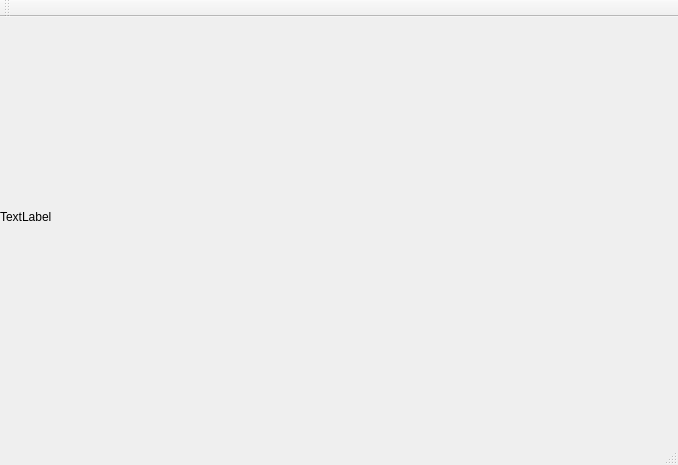
<?xml version="1.0" encoding="UTF-8"?>
<ui version="4.0">
 <class>MainWindow</class>
 <widget class="QMainWindow" name="MainWindow">
  <property name="geometry">
   <rect>
    <x>0</x>
    <y>0</y>
    <width>678</width>
    <height>465</height>
   </rect>
  </property>
  <property name="windowTitle">
   <string>MainWindow</string>
  </property>
  <widget class="QWidget" name="centralWidget">
   <widget class="QPushButton" name="pushButton">
    <property name="geometry">
     <rect>
      <x>290</x>
      <y>450</y>
      <width>92</width>
      <height>36</height>
     </rect>
    </property>
    <property name="text">
     <string>PushButton</string>
    </property>
   </widget>
   <widget class="QLabel" name="label">
    <property name="geometry">
     <rect>
      <x>0</x>
      <y>0</y>
      <width>500</width>
      <height>400</height>
     </rect>
    </property>
    <property name="text">
     <string>TextLabel</string>
    </property>
   </widget>
  </widget>
  <widget class="QMenuBar" name="menuBar">
   <property name="geometry">
    <rect>
     <x>0</x>
     <y>0</y>
     <width>678</width>
     <height>28</height>
    </rect>
   </property>
  </widget>
  <widget class="QToolBar" name="mainToolBar">
   <attribute name="toolBarArea">
    <enum>TopToolBarArea</enum>
   </attribute>
   <attribute name="toolBarBreak">
    <bool>false</bool>
   </attribute>
  </widget>
  <widget class="QStatusBar" name="statusBar"/>
 </widget>
 <layoutdefault spacing="6" margin="11"/>
 <resources/>
 <connections/>
</ui>
